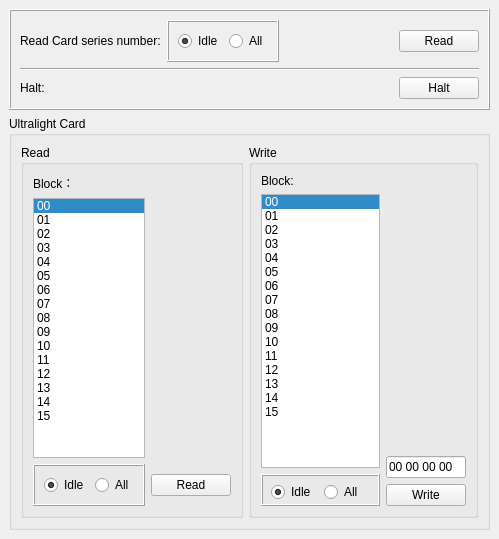
        <widget class="QWidget" name="tab">
         <attribute name="title">
          <string>Ultralight</string>
         </attribute>
         <widget class="QWidget" name="layoutWidget">
          <property name="geometry">
           <rect>
            <x>9</x>
            <y>9</y>
            <width>481</width>
            <height>521</height>
           </rect>
          </property>
          <layout class="QVBoxLayout" name="verticalLayout_3">
           <item>
            <widget class="QFrame" name="frame_13">
             <property name="frameShape">
              <enum>QFrame::Box</enum>
             </property>
             <property name="frameShadow">
              <enum>QFrame::Raised</enum>
             </property>
             <layout class="QGridLayout" name="gridLayout_12">
              <item row="0" column="0">
               <layout class="QHBoxLayout" name="horizontalLayout_43">
                <item>
                 <widget class="QLabel" name="label_34">
                  <property name="text">
                   <string>Read Card series number:</string>
                  </property>
                 </widget>
                </item>
                <item>
                 <widget class="QFrame" name="frame_14">
                  <property name="frameShape">
                   <enum>QFrame::Box</enum>
                  </property>
                  <property name="frameShadow">
                   <enum>QFrame::Raised</enum>
                  </property>
                  <layout class="QGridLayout" name="gridLayout_11">
                   <item row="0" column="0">
                    <widget class="QRadioButton" name="utsnIdle">
                     <property name="text">
                      <string>Idle</string>
                     </property>
                     <property name="checked">
                      <bool>true</bool>
                     </property>
                    </widget>
                   </item>
                   <item row="0" column="1">
                    <widget class="QRadioButton" name="utsnAll">
                     <property name="text">
                      <string>All</string>
                     </property>
                    </widget>
                   </item>
                  </layout>
                 </widget>
                </item>
                <item>
                 <spacer name="horizontalSpacer_38">
                  <property name="orientation">
                   <enum>Qt::Horizontal</enum>
                  </property>
                  <property name="sizeHint" stdset="0">
                   <size>
                    <width>40</width>
                    <height>20</height>
                   </size>
                  </property>
                 </spacer>
                </item>
                <item>
                 <widget class="QPushButton" name="utsnRead">
                  <property name="text">
                   <string>Read</string>
                  </property>
                 </widget>
                </item>
               </layout>
              </item>
              <item row="1" column="0">
               <widget class="Line" name="line_5">
                <property name="orientation">
                 <enum>Qt::Horizontal</enum>
                </property>
               </widget>
              </item>
              <item row="2" column="0">
               <layout class="QHBoxLayout" name="horizontalLayout_44">
                <item>
                 <widget class="QLabel" name="label_35">
                  <property name="text">
                   <string>Halt:</string>
                  </property>
                 </widget>
                </item>
                <item>
                 <spacer name="horizontalSpacer_37">
                  <property name="orientation">
                   <enum>Qt::Horizontal</enum>
                  </property>
                  <property name="sizeHint" stdset="0">
                   <size>
                    <width>40</width>
                    <height>20</height>
                   </size>
                  </property>
                 </spacer>
                </item>
                <item>
                 <widget class="QPushButton" name="utHalt">
                  <property name="text">
                   <string>Halt</string>
                  </property>
                 </widget>
                </item>
               </layout>
              </item>
             </layout>
            </widget>
           </item>
           <item>
            <widget class="QGroupBox" name="groupBox_2">
             <property name="title">
              <string>Ultralight Card</string>
             </property>
             <layout class="QGridLayout" name="gridLayout_16">
              <item row="0" column="0">
               <widget class="QGroupBox" name="groupBox_3">
                <property name="title">
                 <string>Read</string>
                </property>
                <layout class="QGridLayout" name="gridLayout_15">
                 <item row="0" column="0">
                  <widget class="QLabel" name="label_36">
                   <property name="text">
                    <string>Block：</string>
                   </property>
                  </widget>
                 </item>
                 <item row="1" column="0">
                  <widget class="QListWidget" name="utreadBlock">
                   <property name="currentRow">
                    <number>0</number>
                   </property>
                   <item>
                    <property name="text">
                     <string>00</string>
                    </property>
                   </item>
                   <item>
                    <property name="text">
                     <string>01</string>
                    </property>
                   </item>
                   <item>
                    <property name="text">
                     <string>02</string>
                    </property>
                   </item>
                   <item>
                    <property name="text">
                     <string>03</string>
                    </property>
                   </item>
                   <item>
                    <property name="text">
                     <string>04</string>
                    </property>
                   </item>
                   <item>
                    <property name="text">
                     <string>05</string>
                    </property>
                   </item>
                   <item>
                    <property name="text">
                     <string>06</string>
                    </property>
                   </item>
                   <item>
                    <property name="text">
                     <string>07</string>
                    </property>
                   </item>
                   <item>
                    <property name="text">
                     <string>08</string>
                    </property>
                   </item>
                   <item>
                    <property name="text">
                     <string>09</string>
                    </property>
                   </item>
                   <item>
                    <property name="text">
                     <string>10</string>
                    </property>
                   </item>
                   <item>
                    <property name="text">
                     <string>11</string>
                    </property>
                   </item>
                   <item>
                    <property name="text">
                     <string>12</string>
                    </property>
                   </item>
                   <item>
                    <property name="text">
                     <string>13</string>
                    </property>
                   </item>
                   <item>
                    <property name="text">
                     <string>14</string>
                    </property>
                   </item>
                   <item>
                    <property name="text">
                     <string>15</string>
                    </property>
                   </item>
                  </widget>
                 </item>
                 <item row="1" column="1">
                  <spacer name="verticalSpacer_3">
                   <property name="orientation">
                    <enum>Qt::Vertical</enum>
                   </property>
                   <property name="sizeHint" stdset="0">
                    <size>
                     <width>20</width>
                     <height>288</height>
                    </size>
                   </property>
                  </spacer>
                 </item>
                 <item row="2" column="0">
                  <widget class="QFrame" name="frame_15">
                   <property name="frameShape">
                    <enum>QFrame::Box</enum>
                   </property>
                   <property name="frameShadow">
                    <enum>QFrame::Raised</enum>
                   </property>
                   <layout class="QGridLayout" name="gridLayout_13">
                    <item row="0" column="0">
                     <widget class="QRadioButton" name="utreadIdle">
                      <property name="text">
                       <string>Idle</string>
                      </property>
                      <property name="checked">
                       <bool>true</bool>
                      </property>
                     </widget>
                    </item>
                    <item row="0" column="1">
                     <widget class="QRadioButton" name="utreadAll">
                      <property name="text">
                       <string>All</string>
                      </property>
                     </widget>
                    </item>
                   </layout>
                  </widget>
                 </item>
                 <item row="2" column="1">
                  <widget class="QPushButton" name="utblockRead">
                   <property name="text">
                    <string>Read</string>
                   </property>
                  </widget>
                 </item>
                </layout>
               </widget>
              </item>
              <item row="0" column="1">
               <widget class="QGroupBox" name="groupBox_4">
                <property name="title">
                 <string>Write</string>
                </property>
                <layout class="QGridLayout" name="gridLayout_14">
                 <item row="0" column="0">
                  <widget class="QLabel" name="label_37">
                   <property name="text">
                    <string>Block:</string>
                   </property>
                  </widget>
                 </item>
                 <item row="1" column="0">
                  <layout class="QVBoxLayout" name="verticalLayout">
                   <item>
                    <widget class="QListWidget" name="utwriteBlock">
                     <property name="currentRow">
                      <number>0</number>
                     </property>
                     <item>
                      <property name="text">
                       <string>00</string>
                      </property>
                     </item>
                     <item>
                      <property name="text">
                       <string>01</string>
                      </property>
                     </item>
                     <item>
                      <property name="text">
                       <string>02</string>
                      </property>
                     </item>
                     <item>
                      <property name="text">
                       <string>03</string>
                      </property>
                     </item>
                     <item>
                      <property name="text">
                       <string>04</string>
                      </property>
                     </item>
                     <item>
                      <property name="text">
                       <string>05</string>
                      </property>
                     </item>
                     <item>
                      <property name="text">
                       <string>06</string>
                      </property>
                     </item>
                     <item>
                      <property name="text">
                       <string>07</string>
                      </property>
                     </item>
                     <item>
                      <property name="text">
                       <string>08</string>
                      </property>
                     </item>
                     <item>
                      <property name="text">
                       <string>09</string>
                      </property>
                     </item>
                     <item>
                      <property name="text">
                       <string>10</string>
                      </property>
                     </item>
                     <item>
                      <property name="text">
                       <string>11</string>
                      </property>
                     </item>
                     <item>
                      <property name="text">
                       <string>12</string>
                      </property>
                     </item>
                     <item>
                      <property name="text">
                       <string>13</string>
                      </property>
                     </item>
                     <item>
                      <property name="text">
                       <string>14</string>
                      </property>
                     </item>
                     <item>
                      <property name="text">
                       <string>15</string>
                      </property>
                     </item>
                    </widget>
                   </item>
                   <item>
                    <widget class="QFrame" name="frame_16">
                     <property name="minimumSize">
                      <size>
                       <width>0</width>
                       <height>32</height>
                      </size>
                     </property>
                     <property name="frameShape">
                      <enum>QFrame::Box</enum>
                     </property>
                     <property name="frameShadow">
                      <enum>QFrame::Raised</enum>
                     </property>
                     <widget class="QRadioButton" name="utwriteIdle">
                      <property name="geometry">
                       <rect>
                        <x>10</x>
                        <y>10</y>
                        <width>47</width>
                        <height>16</height>
                       </rect>
                      </property>
                      <property name="text">
                       <string>Idle</string>
                      </property>
                      <property name="checked">
                       <bool>true</bool>
                      </property>
                     </widget>
                     <widget class="QRadioButton" name="utwriteAll">
                      <property name="geometry">
                       <rect>
                        <x>63</x>
                        <y>10</y>
                        <width>41</width>
                        <height>16</height>
                       </rect>
                      </property>
                      <property name="text">
                       <string>All</string>
                      </property>
                     </widget>
                    </widget>
                   </item>
                  </layout>
                 </item>
                 <item row="1" column="1">
                  <layout class="QVBoxLayout" name="verticalLayout_2">
                   <item>
                    <spacer name="verticalSpacer_4">
                     <property name="orientation">
                      <enum>Qt::Vertical</enum>
                     </property>
                     <property name="sizeHint" stdset="0">
                      <size>
                       <width>20</width>
                       <height>40</height>
                      </size>
                     </property>
                    </spacer>
                   </item>
                   <item>
                    <widget class="QLineEdit" name="utwriteData">
                     <property name="text">
                      <string>00 00 00 00</string>
                     </property>
                    </widget>
                   </item>
                   <item>
                    <widget class="QPushButton" name="utwriteWrite">
                     <property name="text">
                      <string>Write</string>
                     </property>
                    </widget>
                   </item>
                  </layout>
                 </item>
                </layout>
               </widget>
              </item>
             </layout>
            </widget>
           </item>
          </layout>
         </widget>
        </widget>
